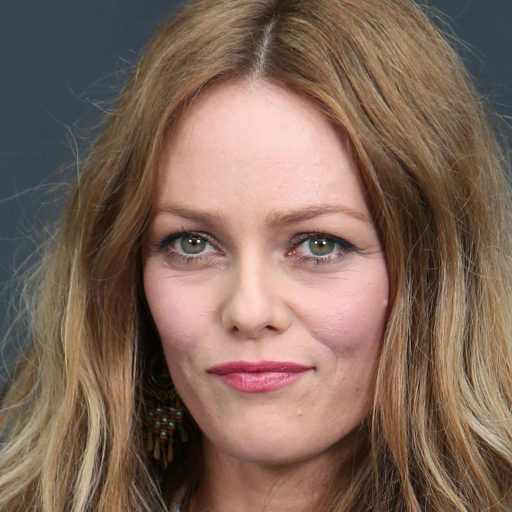
#> input picture E3DGE/gif_sample/gt/300.jpg, 1024 x 1024 px (shown at 1/2 size)
$ python resize_img.py
#> lines starting #> are read from the running program, lines starting #| are printed output that depends on the picture
from PIL import Image
from pathlib import Path
from tqdm import tqdm, trange
import os

# optimize gif in E3DGE
def resize_img_256():
    gt_imgs = list(Path('E3DGE').rglob('*.jpg'))
    for img_path in tqdm(gt_imgs):
        # optimize(str(img), img.parent / f'{img.stem}_opt.gif')
        img = Image.open(img_path).resize((256,256))
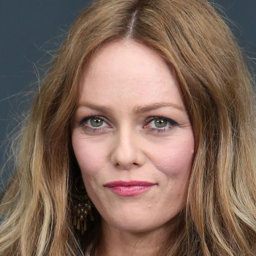
#> img: PIL image 256x256 RGB; mean R, G, B 127.8, 103, 89.1
        img.save(img_path)
        # os.remove(str(img))


resize_img_256()
